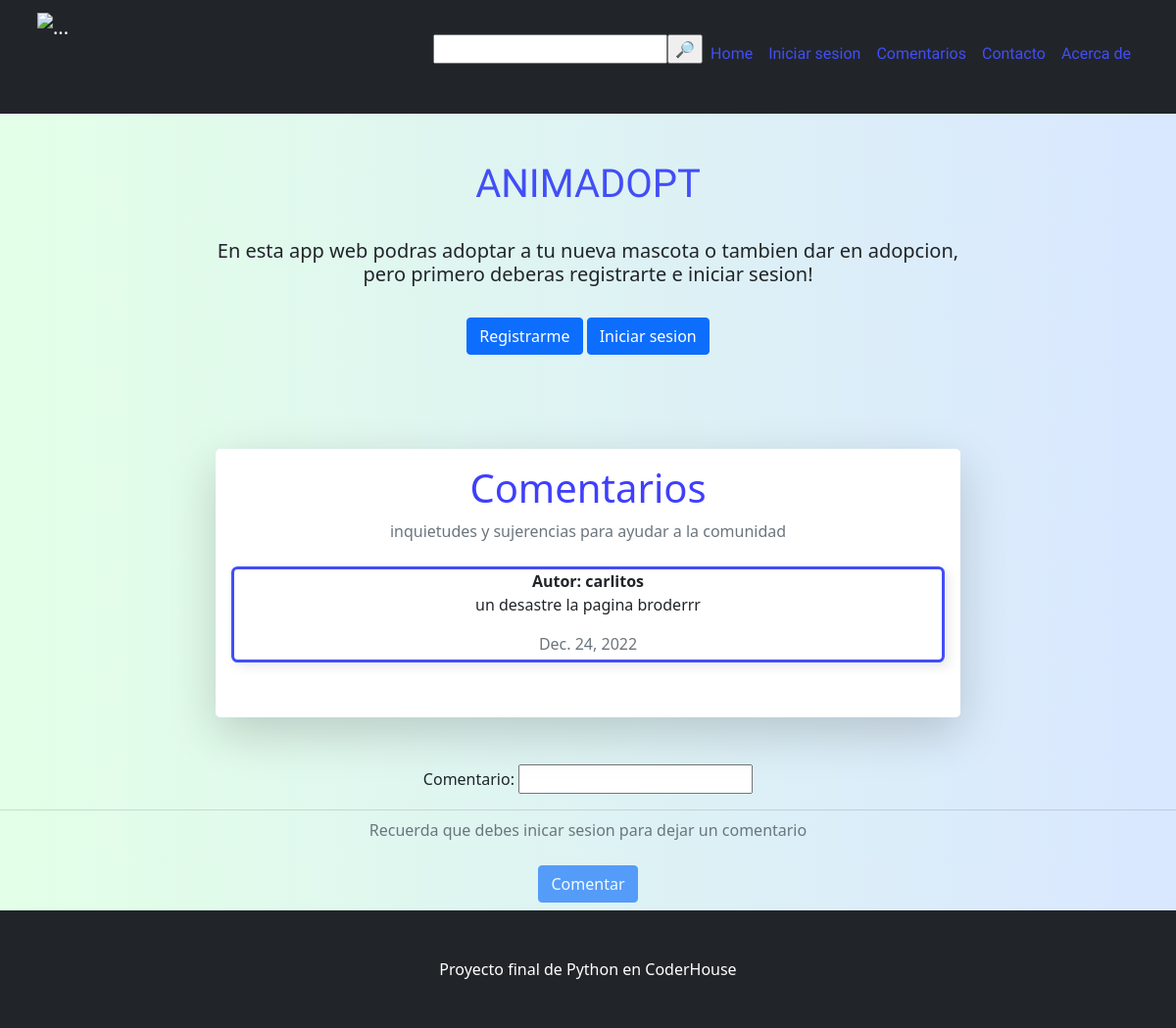
Page /comentarios/lcomen/ on the committed database.
### comenapp/models.py (models this page shows, shortened)
class Coments(models.Model):
    remitente = models.ForeignKey(User, on_delete=models.CASCADE)
    contenido = models.CharField(max_length=1000)
    fecha = models.DateField(default=datetime.now)

### comenapp/views.py (the view)
# urls.py: path('lcomen/', form_comen, name="lcomen"),
def form_comen(request):
    comen = Coments.objects.all()
    usuario = request.user
    if request.method == "POST":
        fcomen = ComentForm(request.POST)
        if fcomen.is_valid():
            coment = fcomen.save(commit=False)
            coment.remitente = request.user
            coment.save()
        return redirect("lcomen")
    else:
        fcomen = ComentForm()
    return render(request, "comenapp/comen_list.html", {"form_comentarios": fcomen, "list_comentarios":comen, "usuarios": usuario})

### comenapp/forms.py
class ComentForm(forms.ModelForm):
    remitente = models.CharField(max_length=50)
    contenido = forms.CharField(label="Comentario")
    class Meta:
        model = Coments
        fields = ('contenido',)

### comenapp/templates/comenapp/comen_list.html (shortened to what this page needs)
{% extends 'blogapp/index.html' %}
{% block comentarios %}
<div class="container px-5 my-5">
    <div class="row justify-content-center">
        <div class="col-lg-8">
            <div class="card border-0 rounded-3 shadow-lg">
                <div class="card-body p-4; text-center">
                    <div class="text-center">
                        <div class="h1 fw-light" style="color: rgb(63, 63, 252);">Comentarios</div>
                        <p style="color: rgb(237, 99, 99);" class="mb-4 text-muted">inquietudes y sujerencias para ayudar a la comunidad</p>
                    </div>
                    {% if list_comentarios %}
                        {% for comen in list_comentarios %}
                            <div>
                                <div style="border-radius: 0.4em;
                                            box-shadow: 0.3em 0.3em 0.7em #00000015;
                                            transition: border 0.5s cubic-bezier(0.175, 0.885, 0.32, 1.275);
                                            border: rgb(66, 78, 246) 0.2em solid;" class="card h-100">
                                <div> <strong class="col-md-5 mb-2" >Autor: <h7>{{ comen.remitente }}</h7></strong></div><p>{{ comen.contenido }}</p><p style="color: rgb(237, 99, 99);" class="mb-1 text-muted">{{ comen.fecha }}</p>
                                    </div>
                            </div>
                            <br>
                        {% endfor %}
                    {% else %}
                    <p>No hay comentarios de momento</p>
                    {% endif %}
                    </div>
                </div>
            </div>
        </div>
    </div>
{% if request.user.is_authenticated %}
<div class="text-center" >
    <form  method="post">
        {% csrf_token %}
            {{ form_comentarios.as_p }}
        <div class="card-footer">
            <input class="btn btn-primary btn-sm" type="submit" value="Comentar" >
        </div>
    </form>
</div>
{% else %}
<div class="text-center" >
    <form method="post" >
        {{ form_comentarios.as_p }}
        <div style="background: linear-gradient(90deg, #e3ffe7 0%, #d9e7ff 100%);" class="card-footer">
            <p class="mb-4 text-muted">Recuerda que debes inicar sesion para dejar un comentario</p>
            <a class="btn btn-primary disabled" href="#!">Comentar</a>
    </form>
</div>
{% endif %}
{% endblock %}

### blogapp/templates/blogapp/index.html (style rules this page uses)
body { background: linear-gradient(90deg, #e3ffe7 0%, #d9e7ff 100%); }

### rows in the picture
Coments: remitente "carlitos", contenido "un desastre la pagina broderrr", fecha "Dec. 24, 2022"
